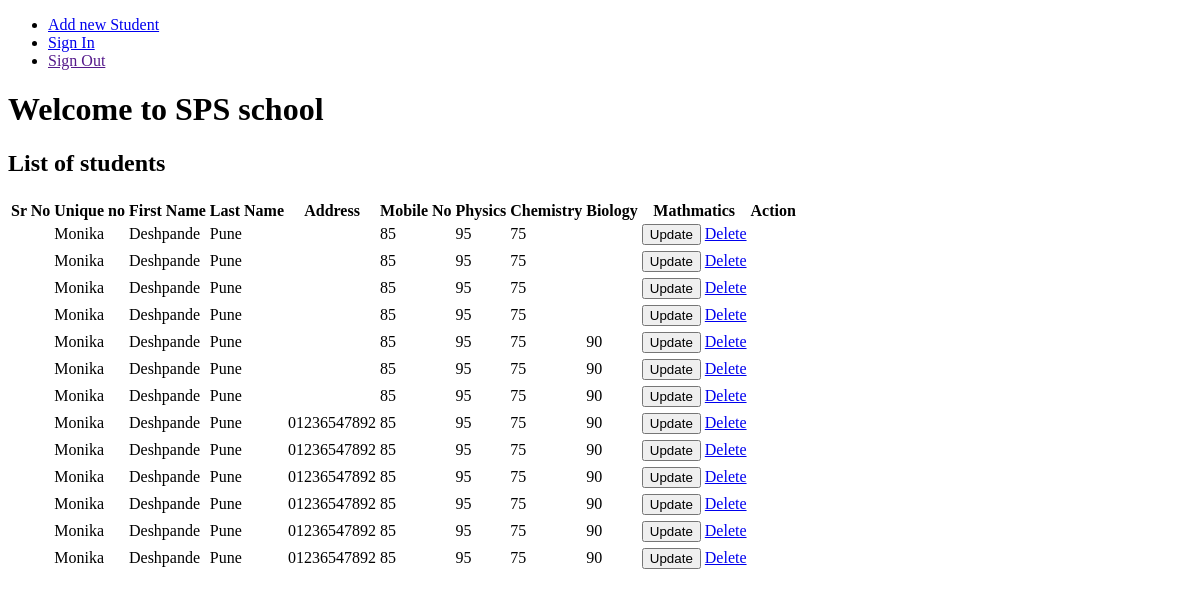
Before: / with the older database file.
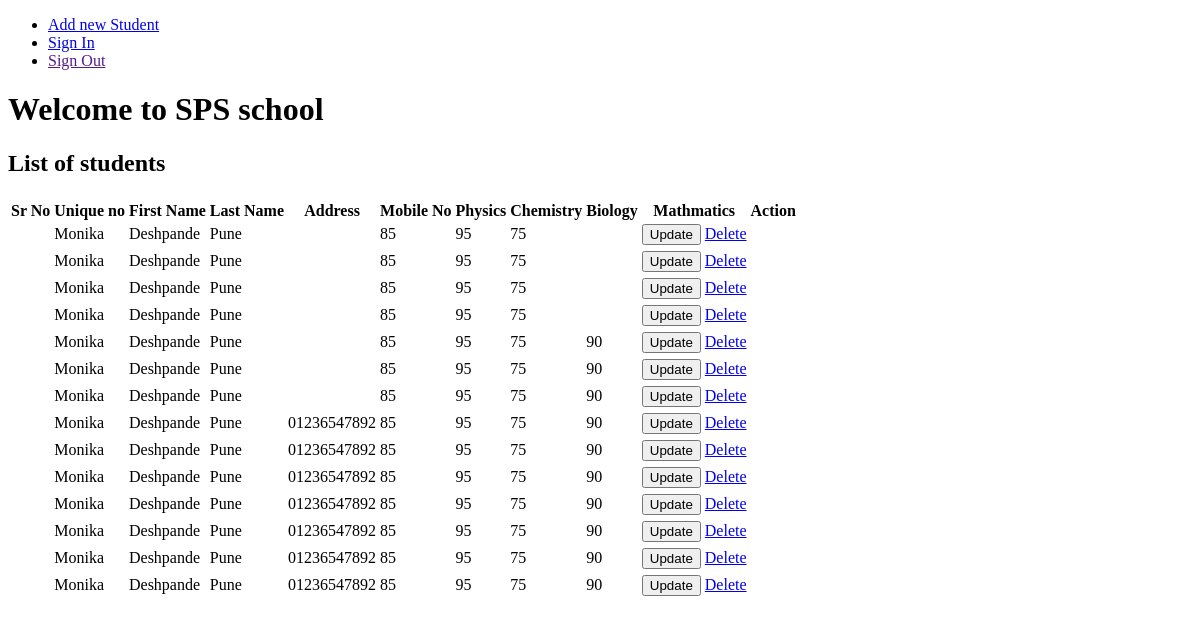
After: the same page with the newer database file.
### authentication/models.py (models this page shows)
class students(models.Model):
    unique_no = models.CharField(max_length=20)
    students_first_name = models.CharField(max_length=20)
    students_last_name = models.CharField(max_length=20)
    students_address = models.CharField(max_length=20)
    student_mobile =models.CharField(max_length=20)
    students_phy = models.CharField(max_length=20)
    students_chem = models.CharField(max_length=20)
    students_bio = models.CharField(max_length=20)
    students_maths = models.CharField(max_length=20)
    PCB_percentage = models.CharField(max_length=20)
    PCM_percentage = models.CharField(max_length=20)

### authentication/views.py (the view)
# urls.py: path('', views.home, name="home"),
def home(request):
    Students= students.objects.all()
    return render(request, "authentication/home.html", {
        'students':Students
    })

### templates/authentication/home.html (shortened to what this page needs)
<!DOCTYPE html>
<html lang="en">
<head>
</head>
<body>
    {% include 'authentication/navigation.html' %}
    <h1>Welcome to SPS school</h1>
    <h2>List of students</h2>
    <table class="table">
        <thead>
            <th scope="col">Sr No</th>
            <th scope="col">Unique no</th>
            <th scope="col">First Name</th>
            <th scope="col">Last Name</th>
            <th scope="col">Address</th>
            <th scope="col">Mobile No</th>
            <th scope="col">Physics</th>
            <th scope="col">Chemistry</th>
            <th scope="col">Biology</th>
            <th scope="col">Mathmatics</th>
            <th scope="col">Action</th>
        </thead>
        <tbody>
            {% for s in students %}
            <tr>
            <td>{{s.students_id}}</td>
            <td>{{s.students_first_name}}</td>
            <td>{{s.students_last_name}}</td>
            <td>{{s.students_address}}</td>
            <td>{{s.student_mobile}}</td>
            <td>{{s.students_phy}}</td>
            <td>{{s.students_chem}}</td>
            <td>{{s.students_bio}}</td>
            <td>{{s.students_maths}}</td>
            <td>
                <button type="button" class="btn btn-success">Update</button>
                <a href="delete_student/{{student_id}}" button type="button" class="btn btn-danger">Delete</button>
            </td>
          <tr>
            {% endfor %}
        </tbody>
      </table>
</body>
</html>

Changed rows visible on the page:
added students: students_first_name "Monika", students_last_name "Deshpande", students_address "Pune", student_mobile "01236547892", students_phy "85", students_chem "95", students_bio "75", students_maths "90"
